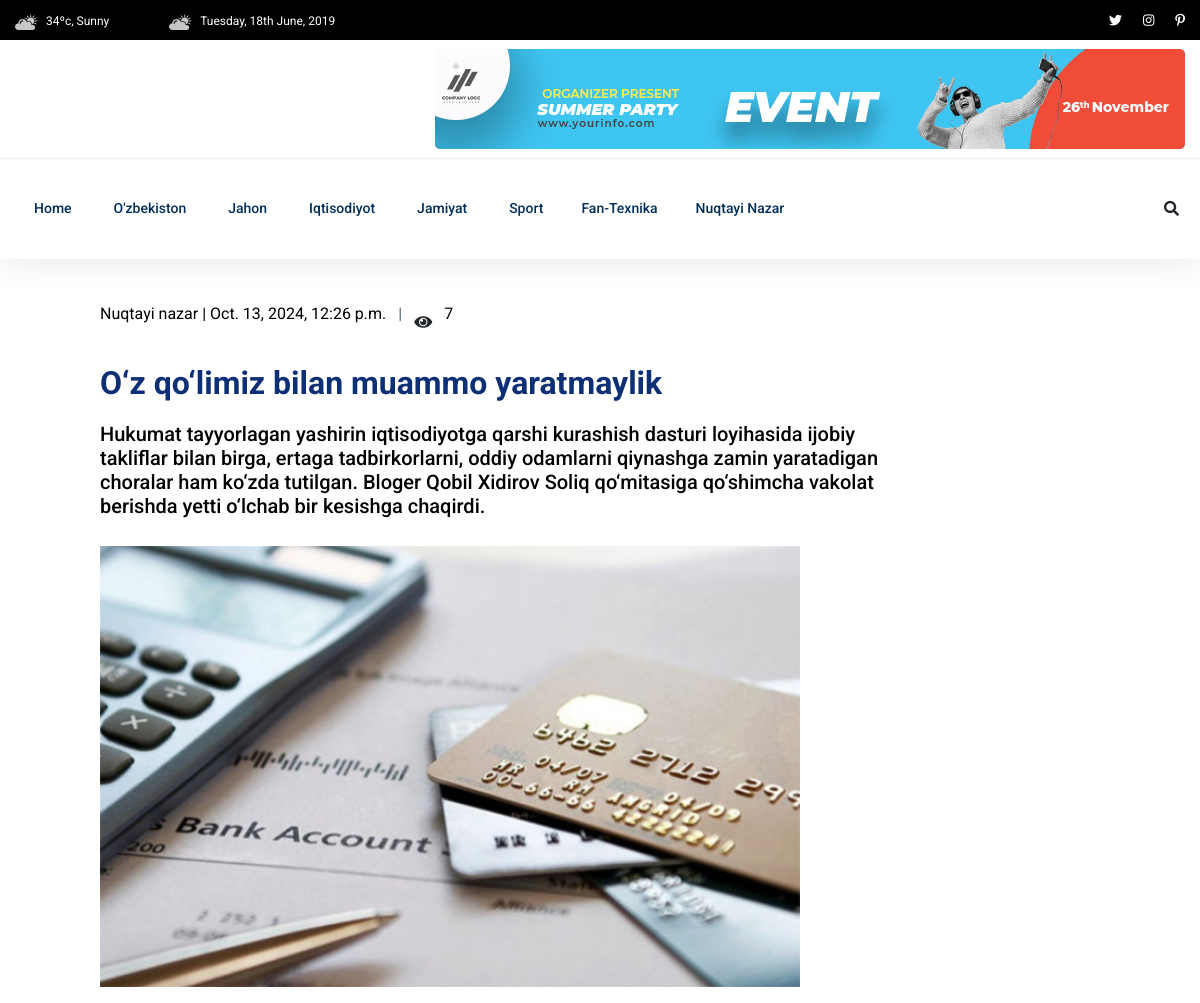
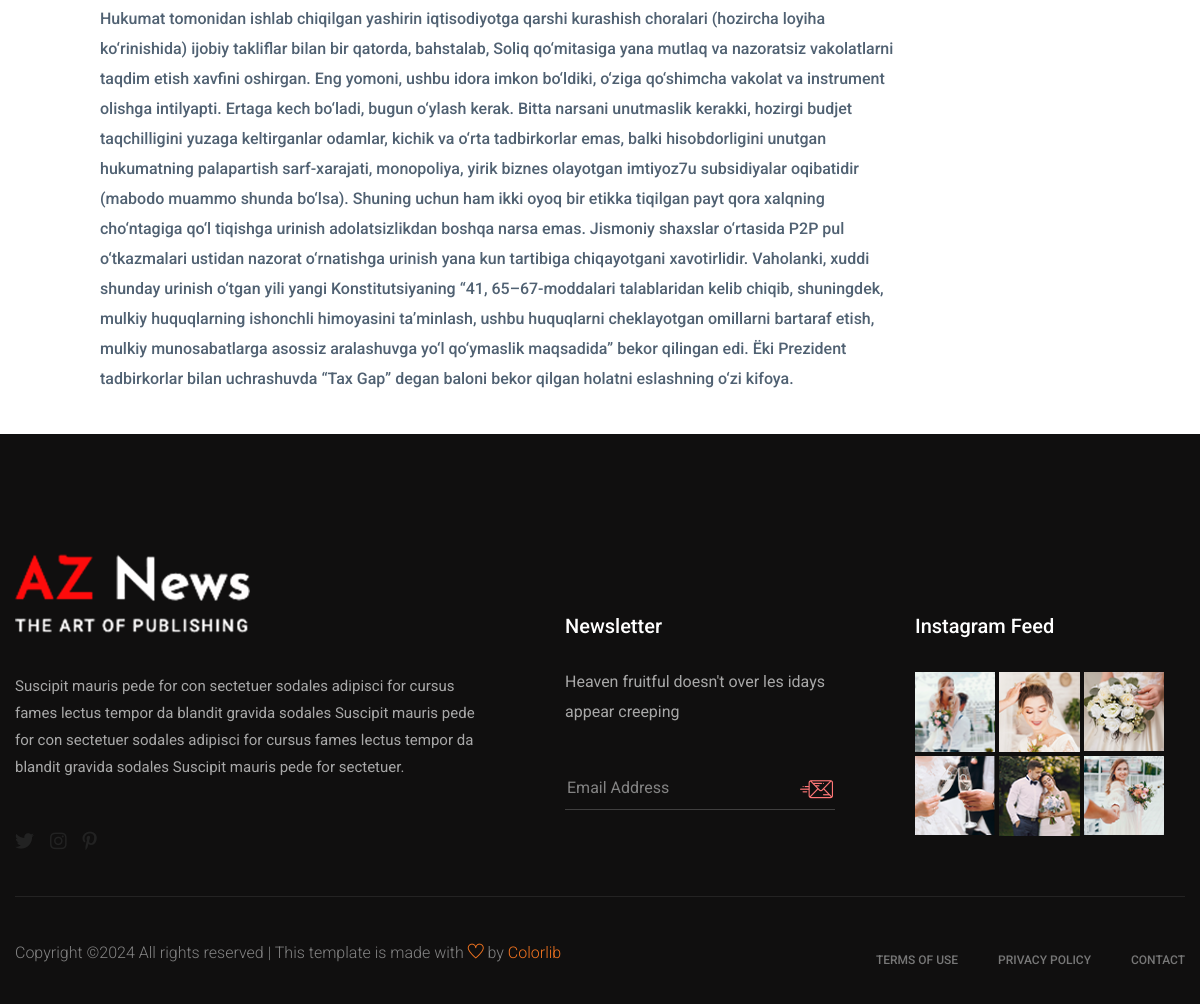
The app's page /yangilik/oz-qolimiz-bilan-muammo-yaratmaylik/ with its own data (2 pictures, top to bottom).
### news/models.py (models this page shows, shortened)
class News(models.Model):
    title = models.CharField(max_length=255)
    subtitle = models.CharField(max_length=500)
    slug = models.CharField(max_length=255)
    description = models.TextField()
    image = models.ImageField(upload_to='news_images/', blank=True, null=True)
    video_link = models.CharField(max_length=255, blank=True, null=True)
    published_time = models.DateTimeField(auto_now_add=True)
    updated_time = models.DateTimeField(auto_now=True)
    category = models.ForeignKey(Category, on_delete=models.CASCADE)
    views_count = models.IntegerField(default=0)

class Category(models.Model):
    name = models.CharField(max_length=100, unique=True)
    def __str__(self):
        return self.name

### news/views.py (the view)
# urls.py: path('yangilik/<str:slug>/', yangilik_view, name='new_view'),
def yangilik_view(request, slug):
    new = News.objects.get(slug=slug)
    new.views_count += 1
    new.save()
    context = {
        'new': new,
    }
    return render(request, 'yangilik.html', context)

### templates/yangilik.html
{% extends 'base.html' %}
{% block content %}
<main>
    <div style="width: 800px; margin: 40px 100px;">
        <div style="display: flex; align-items: center; justify_content: center; gap: 12px">
            <p style="color: black;">{{ new.category }} | {{ new.published_time }}</p>
            <p>|</p>
            <i class="fas fa-eye"></i>
            <p style="color: black;">{{ new.views_count }}</p>
        </div>
        <h2 style="font-weight: bold; margin: 20px 0; color: #0c2f75;">{{ new.title }}</h2>
        <h5>{{ new.subtitle }}</h5>
        <img src="{{ new.image.url }}" alt="{{ new.title }}" style="width: 700px; margin: 20px 0;">
        <p style="font-size: 16px; font-weight: 500;">{{ new.description }}</p>
    </div>
</main>
{% endblock %}

### records on screen
News: category "Nuqtayi nazar", published_time "Oct. 13, 2024, 12:26 p.m.", views_count "7", title "O‘z qo‘limiz bilan muammo yaratmaylik", subtitle "Hukumat tayyorlagan yashirin iqtisodiyotga qarshi kurashish dasturi loyihasida ijobiy takliflar bilan birga, ertaga tadbirkorlarni, oddiy odamlarni qiynashga zamin yaratadigan choralar ham ko‘zda tutilgan. Bloger Qobil Xidirov Soliq qo‘mitasiga qo‘shimcha vakolat berishda yetti o‘lchab bir kesishga chaqirdi.", image (picture), description "Hukumat tomonidan ishlab chiqilgan yashirin iqtisodiyotga qarshi kurashish choralari (hozircha loyiha ko‘rinishida) ijobiy takliflar bilan bir qatorda, bahstalab, Soliq qo‘mitasiga yana mutlaq va nazoratsiz vakolatlarni taqdim etish xavfini oshirgan. Eng yomoni, ushbu idora imkon bo‘ldiki, o‘ziga qo‘shimcha vakolat va instrument olishga intilyapti. Ertaga kech bo‘ladi, bugun o‘ylash kerak. Bitta narsani unutmaslik kerakki, hozirgi budjet taqchilligini yuzaga keltirganlar odamlar, kichik va o‘rta tadbirkorlar emas, balki hisobdorligini unutgan hukumatning palapartish sarf-xarajati, monopoliya, yirik biznes olayotgan imtiyoz7u subsidiyalar oqibatidir (mabodo muammo shunda bo‘lsa). Shuning…"
